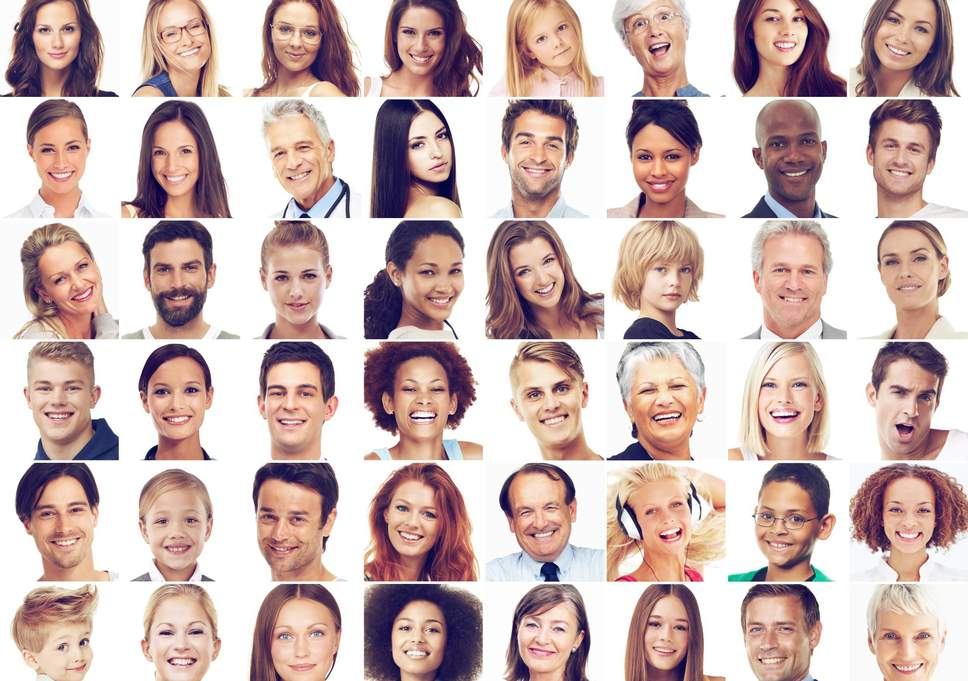
#> input picture faces.jpg, 968 x 681 px, found by its file name
$ python face_detection.py
#> lines starting #> are read from the running program, lines starting #| are printed output that depends on the picture; after the words box and inside, x2 and y2 are one past the last pixel; in counts of white or black regions, pixels touching at a corner belong together
import cv2
import numpy as np

image = cv2.imread('C:\\Users\Hp\PycharmProjects\opencv\images\\faces.jpg',1)
#> image is the input picture: shape (681, 968, 3); mean B, G, R 178.9, 181.9, 204.4
gray = cv2.cvtColor(image,cv2.COLOR_BGR2GRAY)
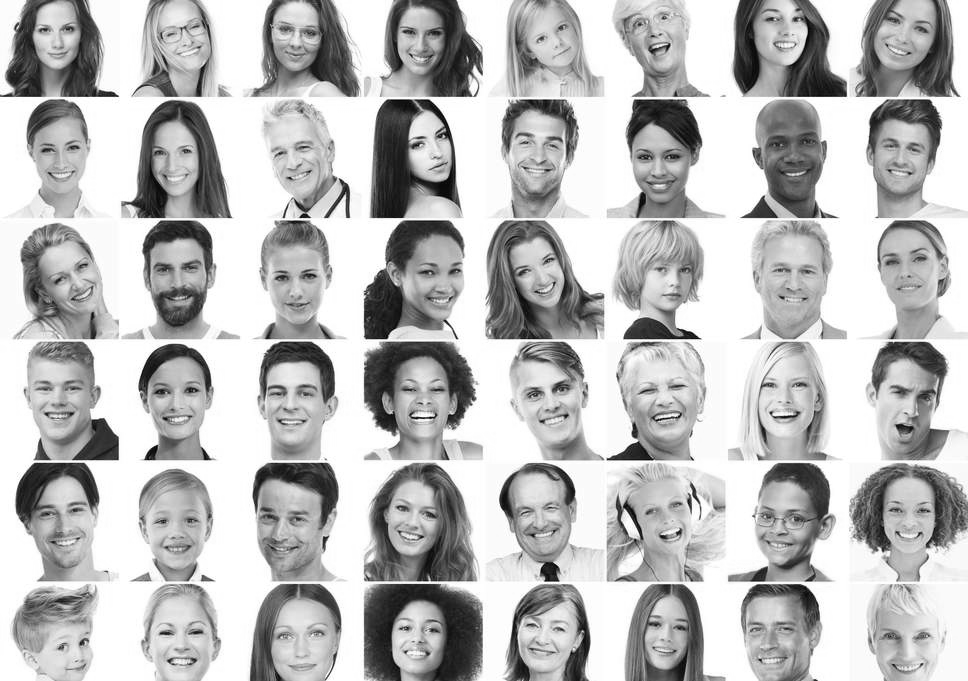
#> gray: shape (681, 968); min 2, max 255, mean 188.3
path = "C:\\Users\Hp\PycharmProjects\opencv\haarcascade_frontalface_default.xml"

face_cascade = cv2.CascadeClassifier(path)

faces = face_cascade.detectMultiScale(gray,scaleFactor = 1.50,minNeighbors= 5,minSize = (40,40))
#> faces = 42 rows, first 6: [759, 1, 54, 54], [30, 11, 54, 54], [270, 12, 54, 54], [153, 11, 54, 54], [393, 14, 54, 54], [147, 133, 54, 54]
print(len(faces))
#| 42

for(x,y,w,h) in faces:
    cv2.rectangle(image,(x,y),(x+w,y+h),(0,255,0),2)
#> this loop made 42 passes
#> (x, y, w, h) on passes 1 to 12: (759, 1, 54, 54), (30, 11, 54, 54), (270, 12, 54, 54), (153, 11, 54, 54), (393, 14, 54, 54), (147, 133, 54, 54), (396, 369, 54, 54), (639, 608, 54, 54), (390, 609, 54, 54), (383, 2, 81, 81), (499, 110, 81, 81), (753, 112, 81, 81)
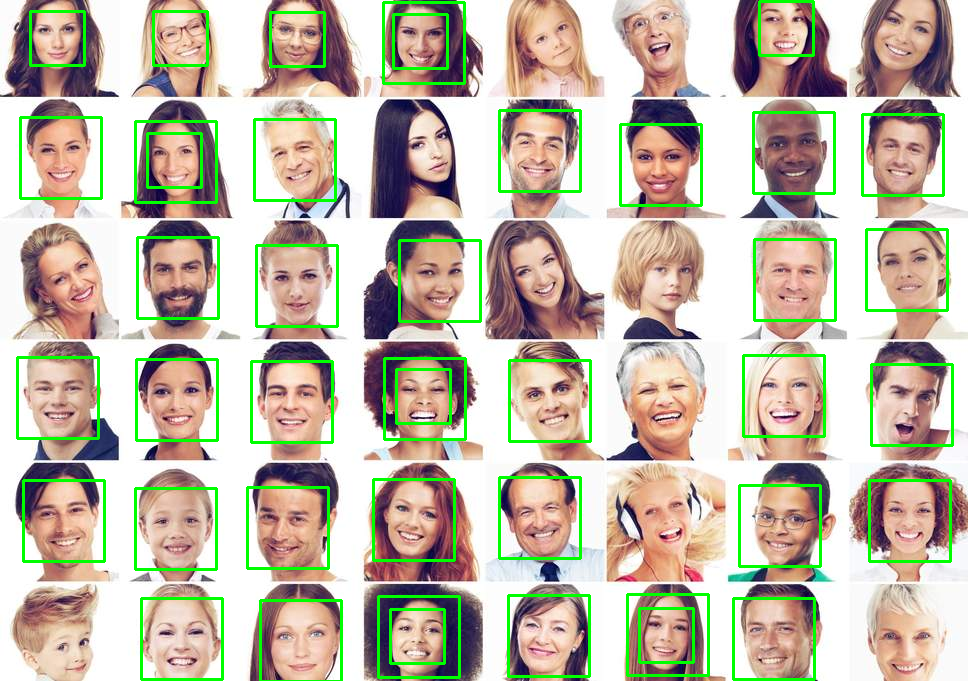
#> image: shape (681, 968, 3); 5.7% of pixels changed, all inside (x1, y1, x2, y2) = (16, 0, 954, 681)

cv2.imshow('image', image)
cv2.waitKey(0)
cv2.destroyAllWindows()
